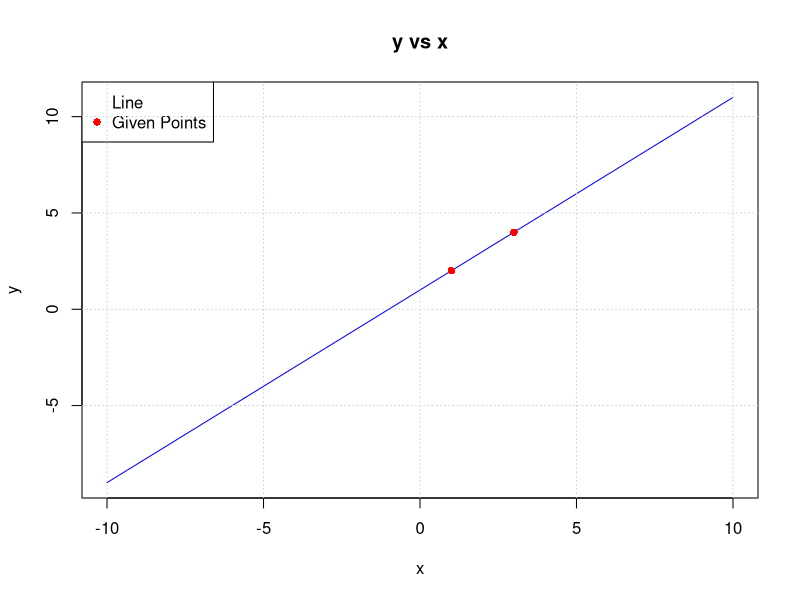

Reproduce this figure in R.
# Define the delta y function
deltay <- function(y1, y2) {
  yf <- as.numeric(y2)
  yi <- as.numeric(y1)
  return(yf - yi)
}

# Define the delta x function
deltax <- function(x1, x2) {
  xf <- as.numeric(x2)
  xi <- as.numeric(x1)
  return(xf - xi)
}

# Define the find slope function
findm <- function(x1, y1, x2, y2) {
  m <- deltay(y1, y2) / deltax(x1, x2)
  return(m)
}

# Define the point-slope equation function
pointslopeequation <- function(x1, y1, x2, y2) {
  m <- findm(x1, y1, x2, y2)
  return(paste0("y - ", y1, " = ", m, "(x - ", x1, ")"))
}

# Define the find intercept function
findb <- function(x1, y1, m) {
  b <- y1 - m * x1
  return(b)
}

# Define the slope-intercept equation function
slopeinterceptequation <- function(x1, y1, x2, y2) {
  m <- findm(x1, y1, x2, y2)
  b <- findb(x1, y1, m)
  return(paste0("y = ", m, "x + ", b))
}

# Define the standard form equation function
standardformequation <- function(x1, y1, x2, y2) {
  A <- -deltay(y1, y2)
  B <- deltax(x1, x2)
  C <- B * y1 + A * x1
  return(paste0(A, "x + ", B, "y = ", C))
}

# Define the plotline function
plotline <- function(x1, y1, x2, y2) {
  x <- seq(-10, 10, length.out = 100)
  m <- findm(x1, y1, x2, y2)
  b <- findb(x1, y1, m)
  y <- m * x + b
  
  plot(x, y, type = "l", col = "blue", main = "y vs x", xlab = "x", ylab = "y")
  points(c(x1, x2), c(y1, y2), col = "red", pch = 16)
  legend("topleft", legend = c("Line", "Given Points"), col = c("blue", "red"), pch = c(NA, 16))
  grid()
}

# Example use
x1 <- 1
y1 <- 2
x2 <- 3
y2 <- 4

plotline(x1, y1, x2, y2)
